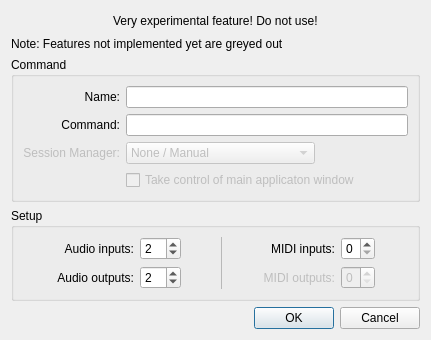
<?xml version="1.0" encoding="UTF-8"?>
<ui version="4.0">
 <class>Dialog</class>
 <widget class="QDialog" name="Dialog">
  <property name="geometry">
   <rect>
    <x>0</x>
    <y>0</y>
    <width>418</width>
    <height>306</height>
   </rect>
  </property>
  <property name="windowTitle">
   <string>Add JACK Application</string>
  </property>
  <layout class="QVBoxLayout" name="verticalLayout">
   <item>
    <layout class="QHBoxLayout" name="horizontalLayout">
     <item>
      <spacer name="horizontalSpacer">
       <property name="orientation">
        <enum>Qt::Horizontal</enum>
       </property>
       <property name="sizeHint" stdset="0">
        <size>
         <width>40</width>
         <height>20</height>
        </size>
       </property>
      </spacer>
     </item>
     <item>
      <widget class="QLabel" name="label_16">
       <property name="maximumSize">
        <size>
         <width>22</width>
         <height>22</height>
        </size>
       </property>
       <property name="text">
        <string/>
       </property>
       <property name="pixmap">
        <pixmap resource="../resources.qrc">:/16x16/dialog-warning.png</pixmap>
       </property>
       <property name="alignment">
        <set>Qt::AlignRight|Qt::AlignTrailing|Qt::AlignVCenter</set>
       </property>
      </widget>
     </item>
     <item>
      <widget class="QLabel" name="label_17">
       <property name="text">
        <string>Very experimental feature! Do not use!</string>
       </property>
      </widget>
     </item>
     <item>
      <widget class="QLabel" name="label_19">
       <property name="maximumSize">
        <size>
         <width>22</width>
         <height>22</height>
        </size>
       </property>
       <property name="text">
        <string/>
       </property>
       <property name="pixmap">
        <pixmap resource="../resources.qrc">:/16x16/dialog-warning.png</pixmap>
       </property>
       <property name="alignment">
        <set>Qt::AlignRight|Qt::AlignTrailing|Qt::AlignVCenter</set>
       </property>
      </widget>
     </item>
     <item>
      <spacer name="horizontalSpacer_2">
       <property name="orientation">
        <enum>Qt::Horizontal</enum>
       </property>
       <property name="sizeHint" stdset="0">
        <size>
         <width>40</width>
         <height>20</height>
        </size>
       </property>
      </spacer>
     </item>
    </layout>
   </item>
   <item>
    <widget class="QLabel" name="label_9">
     <property name="text">
      <string>Note: Features not implemented yet are greyed out</string>
     </property>
    </widget>
   </item>
   <item>
    <widget class="QGroupBox" name="group_command">
     <property name="title">
      <string>Command</string>
     </property>
     <layout class="QGridLayout" name="gridLayout">
      <item row="1" column="0">
       <widget class="QLabel" name="label">
        <property name="text">
         <string>Command:</string>
        </property>
        <property name="alignment">
         <set>Qt::AlignRight|Qt::AlignTrailing|Qt::AlignVCenter</set>
        </property>
       </widget>
      </item>
      <item row="1" column="1" colspan="3">
       <widget class="QLineEdit" name="le_command"/>
      </item>
      <item row="2" column="0">
       <widget class="QLabel" name="label_6">
        <property name="enabled">
         <bool>false</bool>
        </property>
        <property name="text">
         <string>Session Manager:</string>
        </property>
        <property name="alignment">
         <set>Qt::AlignRight|Qt::AlignTrailing|Qt::AlignVCenter</set>
        </property>
       </widget>
      </item>
      <item row="2" column="3">
       <spacer name="horizontalSpacer_3">
        <property name="orientation">
         <enum>Qt::Horizontal</enum>
        </property>
        <property name="sizeType">
         <enum>QSizePolicy::Ignored</enum>
        </property>
        <property name="sizeHint" stdset="0">
         <size>
          <width>87</width>
          <height>1</height>
         </size>
        </property>
       </spacer>
      </item>
      <item row="0" column="1" colspan="3">
       <widget class="QLineEdit" name="le_name"/>
      </item>
      <item row="0" column="0">
       <widget class="QLabel" name="label_10">
        <property name="text">
         <string>Name:</string>
        </property>
        <property name="alignment">
         <set>Qt::AlignRight|Qt::AlignTrailing|Qt::AlignVCenter</set>
        </property>
       </widget>
      </item>
      <item row="3" column="1" colspan="3">
       <widget class="QCheckBox" name="cb_manage_window">
        <property name="enabled">
         <bool>false</bool>
        </property>
        <property name="text">
         <string>Take control of main applicaton window</string>
        </property>
       </widget>
      </item>
      <item row="2" column="1" colspan="2">
       <widget class="QComboBox" name="cb_session_mgr">
        <property name="enabled">
         <bool>false</bool>
        </property>
        <item>
         <property name="text">
          <string>None / Manual</string>
         </property>
        </item>
        <item>
         <property name="text">
          <string>LADISH (SIGUSR1)</string>
         </property>
        </item>
        <item>
         <property name="text">
          <string>Non Session Manager (OSC)</string>
         </property>
        </item>
       </widget>
      </item>
      <item row="3" column="0">
       <spacer name="horizontalSpacer_4">
        <property name="orientation">
         <enum>Qt::Horizontal</enum>
        </property>
        <property name="sizeType">
         <enum>QSizePolicy::Ignored</enum>
        </property>
        <property name="sizeHint" stdset="0">
         <size>
          <width>1</width>
          <height>1</height>
         </size>
        </property>
       </spacer>
      </item>
     </layout>
    </widget>
   </item>
   <item>
    <widget class="QGroupBox" name="group_setup">
     <property name="title">
      <string>Setup</string>
     </property>
     <layout class="QGridLayout" name="gridLayout_2">
      <item row="1" column="0">
       <spacer name="horizontalSpacer_6">
        <property name="orientation">
         <enum>Qt::Horizontal</enum>
        </property>
        <property name="sizeHint" stdset="0">
         <size>
          <width>1</width>
          <height>1</height>
         </size>
        </property>
       </spacer>
      </item>
      <item row="1" column="8">
       <spacer name="horizontalSpacer_16">
        <property name="orientation">
         <enum>Qt::Horizontal</enum>
        </property>
        <property name="sizeHint" stdset="0">
         <size>
          <width>1</width>
          <height>1</height>
         </size>
        </property>
       </spacer>
      </item>
      <item row="1" column="3">
       <spacer name="horizontalSpacer_8">
        <property name="orientation">
         <enum>Qt::Horizontal</enum>
        </property>
        <property name="sizeHint" stdset="0">
         <size>
          <width>1</width>
          <height>1</height>
         </size>
        </property>
       </spacer>
      </item>
      <item row="0" column="0">
       <spacer name="horizontalSpacer_5">
        <property name="orientation">
         <enum>Qt::Horizontal</enum>
        </property>
        <property name="sizeHint" stdset="0">
         <size>
          <width>1</width>
          <height>1</height>
         </size>
        </property>
       </spacer>
      </item>
      <item row="0" column="5">
       <spacer name="horizontalSpacer_13">
        <property name="orientation">
         <enum>Qt::Horizontal</enum>
        </property>
        <property name="sizeHint" stdset="0">
         <size>
          <width>1</width>
          <height>1</height>
         </size>
        </property>
       </spacer>
      </item>
      <item row="0" column="1">
       <widget class="QLabel" name="label_3">
        <property name="text">
         <string>Audio inputs:</string>
        </property>
        <property name="alignment">
         <set>Qt::AlignRight|Qt::AlignTrailing|Qt::AlignVCenter</set>
        </property>
       </widget>
      </item>
      <item row="0" column="2">
       <widget class="QSpinBox" name="sb_audio_ins">
        <property name="maximum">
         <number>64</number>
        </property>
        <property name="value">
         <number>2</number>
        </property>
       </widget>
      </item>
      <item row="0" column="4" rowspan="2">
       <widget class="Line" name="line">
        <property name="lineWidth">
         <number>0</number>
        </property>
        <property name="midLineWidth">
         <number>1</number>
        </property>
        <property name="orientation">
         <enum>Qt::Vertical</enum>
        </property>
       </widget>
      </item>
      <item row="0" column="6">
       <widget class="QLabel" name="label_7">
        <property name="text">
         <string>MIDI inputs:</string>
        </property>
        <property name="alignment">
         <set>Qt::AlignRight|Qt::AlignTrailing|Qt::AlignVCenter</set>
        </property>
       </widget>
      </item>
      <item row="0" column="7">
       <widget class="QSpinBox" name="sb_midi_ins">
        <property name="maximum">
         <number>1</number>
        </property>
       </widget>
      </item>
      <item row="1" column="1">
       <widget class="QLabel" name="label_4">
        <property name="text">
         <string>Audio outputs:</string>
        </property>
        <property name="alignment">
         <set>Qt::AlignRight|Qt::AlignTrailing|Qt::AlignVCenter</set>
        </property>
       </widget>
      </item>
      <item row="1" column="2">
       <widget class="QSpinBox" name="sb_audio_outs">
        <property name="maximum">
         <number>64</number>
        </property>
        <property name="value">
         <number>2</number>
        </property>
       </widget>
      </item>
      <item row="1" column="6">
       <widget class="QLabel" name="label_8">
        <property name="enabled">
         <bool>false</bool>
        </property>
        <property name="text">
         <string>MIDI outputs:</string>
        </property>
        <property name="alignment">
         <set>Qt::AlignRight|Qt::AlignTrailing|Qt::AlignVCenter</set>
        </property>
       </widget>
      </item>
      <item row="1" column="7">
       <widget class="QSpinBox" name="sb_midi_outs">
        <property name="enabled">
         <bool>false</bool>
        </property>
        <property name="maximum">
         <number>1</number>
        </property>
       </widget>
      </item>
      <item row="0" column="3">
       <spacer name="horizontalSpacer_7">
        <property name="orientation">
         <enum>Qt::Horizontal</enum>
        </property>
        <property name="sizeHint" stdset="0">
         <size>
          <width>1</width>
          <height>1</height>
         </size>
        </property>
       </spacer>
      </item>
      <item row="0" column="8">
       <spacer name="horizontalSpacer_15">
        <property name="orientation">
         <enum>Qt::Horizontal</enum>
        </property>
        <property name="sizeHint" stdset="0">
         <size>
          <width>1</width>
          <height>1</height>
         </size>
        </property>
       </spacer>
      </item>
      <item row="1" column="5">
       <spacer name="horizontalSpacer_14">
        <property name="orientation">
         <enum>Qt::Horizontal</enum>
        </property>
        <property name="sizeHint" stdset="0">
         <size>
          <width>1</width>
          <height>1</height>
         </size>
        </property>
       </spacer>
      </item>
     </layout>
    </widget>
   </item>
   <item>
    <widget class="QDialogButtonBox" name="buttonBox">
     <property name="orientation">
      <enum>Qt::Horizontal</enum>
     </property>
     <property name="standardButtons">
      <set>QDialogButtonBox::Cancel|QDialogButtonBox::Ok</set>
     </property>
    </widget>
   </item>
  </layout>
 </widget>
 <resources>
  <include location="../resources.qrc"/>
 </resources>
 <connections>
  <connection>
   <sender>buttonBox</sender>
   <signal>accepted()</signal>
   <receiver>Dialog</receiver>
   <slot>accept()</slot>
   <hints>
    <hint type="sourcelabel">
     <x>248</x>
     <y>254</y>
    </hint>
    <hint type="destinationlabel">
     <x>157</x>
     <y>274</y>
    </hint>
   </hints>
  </connection>
  <connection>
   <sender>buttonBox</sender>
   <signal>rejected()</signal>
   <receiver>Dialog</receiver>
   <slot>reject()</slot>
   <hints>
    <hint type="sourcelabel">
     <x>316</x>
     <y>260</y>
    </hint>
    <hint type="destinationlabel">
     <x>286</x>
     <y>274</y>
    </hint>
   </hints>
  </connection>
 </connections>
</ui>
